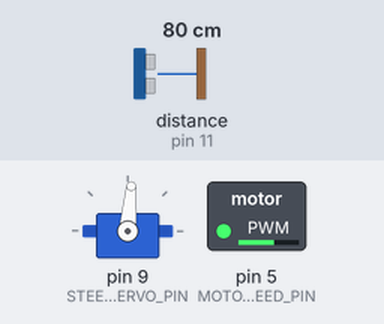
Simulated run of this sketch. Board: Arduino Uno, built with avr-gcc and run on an emulated ATmega328P. On the bench: servo, switched loads named in the sketch (green lamp = pin HIGH). Wiring (inferred from the names in the program): ultrasonic range finder: trigger pin 10; echo pin 11. Inputs (shaded band) come from the test bench; at power-on: distance to the obstacle (sensor on pin 11) 80 cm. The echo pulse lasts 58.3 µs per cm; random numbers use the default seed unless the sketch sets one; pins used as bus, display or sensor lines are not drawn.

Above: at 1.3 s.
1.4 s: distance to the obstacle (sensor on pin 11) set to 23 cm
2.9 s: distance to the obstacle (sensor on pin 11) set to 19 cm
At 3.9 s:
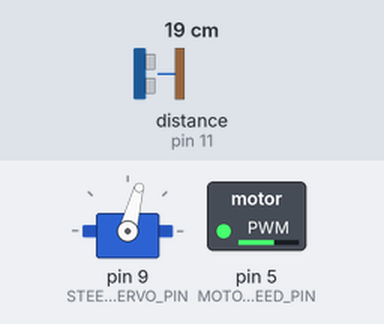
5.9 s: distance to the obstacle (sensor on pin 11) set to 35 cm
7.4 s: distance to the obstacle (sensor on pin 11) set to 2 cm
At 7.9 s:
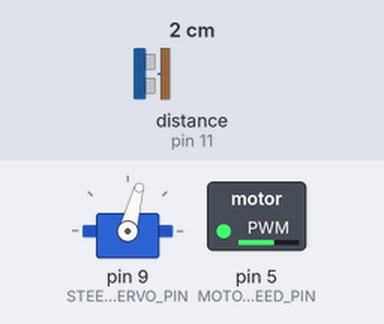
Timing chart, 0 to 11.4 s (numbered marks = the images above; inputs shaded):
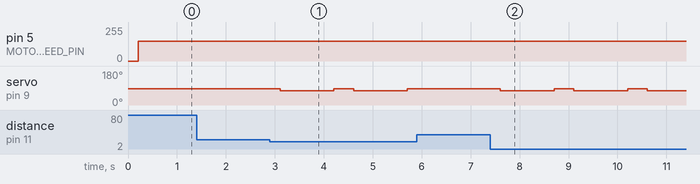

Measured:
- the behaviour switches between 21 and 20 cm on distance to the obstacle (sensor on pin 11) (found by bisection; images 0 and 1)
- after the input at 1.4 s, every drawn part: stays the same
- after the input at 2.9 s, servo on pin 9 (STEERING_SERVO_PIN): alternates 85° for 0.40 s and 75° for 1.1 s, starting after 0.21 s
- after the input at 5.9 s, every drawn part: stays the same
- after the input at 7.4 s, servo on pin 9 (STEERING_SERVO_PIN): alternates 85° for 0.40 s and 75° for 1.1 s, starting after 0.21 s

The sketch:

selfdriving_car.ino
```cpp
#include <Servo.h>
#include <MsTimer2.h>
//http://playground.arduino.cc/Main/MsTimer2

// defines pins numbers
#define trigPin 10  //Ultrasonic_Sensor triger pin
#define echoPin 11 //Ultrasonic_Sensor echopin

#define trigPortB 2  //Ultrasonic_Sensor triger pin
#define echoPortB 3 //Ultrasonic_Sensor echopin

#define MOTOR_FD_PIN 2
#define MOTOR_BD_PIN  4
#define MOTOR_SPEED_PIN 5
#define STEERING_SERVO_PIN 9 //turn_rotationing servo


#define ROTATION_LOW  75    //servo left
#define ZERO_ROTATION 85    //servo center
#define ROTATION_HIGH 95    //servo right

#define FOWARD_SPEED 150
#define BACKWARD_SPEED 150

// we use these for setting the port bits directly for faster digitalWrite
#define CLR(x,y) (x&=(~(1<<y)))
#define SET(x,y) (x|=(1<<y))


#define STOPPING_DISTANCE 20

Servo myservo;  // create servo object to control a servo

// defines variables
long duration;
int distance;
int randNum;

void setup() {
	// Serial.begin(9600);
	MsTimer2::set(100, callback); // 100ms period
	MsTimer2::start();
	pinMode(trigPin, OUTPUT); // Sets the trigPin as an Output
	pinMode(echoPin, INPUT); // Sets the echoPin as an Input
	pinMode(STEERING_SERVO_PIN, OUTPUT);
	myservo.attach(STEERING_SERVO_PIN);  // attaches the servo on pin 9 to the servo object
	turn_rotation(ZERO_ROTATION);
}

void callback()
{
	noInterrupts();
	distance = sense();
	// Serial.print("Distance: ");
	// Serial.print(distance);
	// Serial.println(" Cm ");
	interrupts();
}

void loop() {
	turn_rotation(ZERO_ROTATION);
	if (distance <= STOPPING_DISTANCE){
		backward(200);
		randNum = random(0, 2);
		turn_rotation(ROTATION_LOW);
		backward(1000);
		turn_rotation(ZERO_ROTATION);
	} if (distance > STOPPING_DISTANCE){
		forward();
	}
}

void turn_rotation(int d) {
	myservo.write(d);		// sets the servo position according to the scaled value
	delay(100);
}

int sense() {
	// Clears the trigPin
	CLR(PORTB, trigPortB);	// digitalWrite(trigPin, LOW);
	delayMicroseconds(2);
	// Sets the trigPin on HIGH state for 10 micro seconds
	SET(PORTB, trigPortB);	// digitalWrite(trigPin, HIGH);
	delayMicroseconds(10);
	CLR(PORTB, trigPortB);	// digitalWrite(trigPin, LOW);
	// Reads the echoPin, return_rotations the sound wave travel time in microseconds
	duration = pulseIn(echoPin, HIGH);
	// Calculating the distance
	distance= (duration*0.034/2)+1;
	return distance;
}

void forward() {
	CLR(PORTD, MOTOR_FD_PIN);	// digitalWrite(MOTOR_FD_PIN, LOW);
	SET(PORTD, MOTOR_BD_PIN);	// digitalWrite(MOTOR_BD_PIN, HIGH);
	analogWrite(MOTOR_SPEED_PIN, FOWARD_SPEED);
}

void backward(int t) {
	SET(PORTD, MOTOR_FD_PIN);	// digitalWrite(MOTOR_FD_PIN, HIGH);
	CLR(PORTD, MOTOR_BD_PIN);	// digitalWrite(MOTOR_BD_PIN, LOW);
	analogWrite(MOTOR_SPEED_PIN, BACKWARD_SPEED);
	delay(t);
}

void stop(int t){
	CLR(PORTD, MOTOR_FD_PIN);	// digitalWrite(MOTOR_FD_PIN, LOW);
	CLR(PORTD, MOTOR_BD_PIN);	// digitalWrite(MOTOR_BD_PIN, LOW);
	analogWrite(MOTOR_SPEED_PIN, 0);
	delay(t);
}
```
